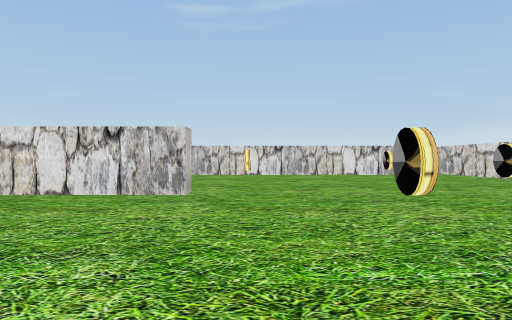
[1] (above)

12 first-person views from a walk through a scene from a Unity 3-D project. The camera is 0.51 m above the floor, looks level and sees 70° across. The floor is counted in squares, 2 m on a side. Each view is taken from the middle of a square. On the plan, view 1 faces up. The plan holds only what a view shows up to about 9 squares ahead; the rest is blank. The player character is not drawn.

[2]
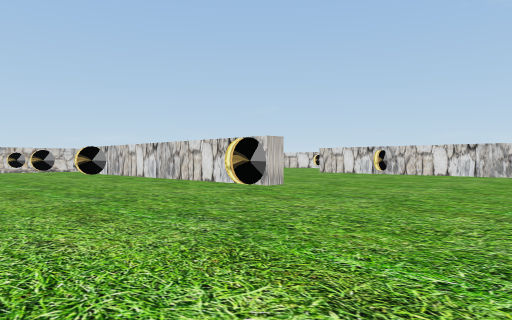

[3]
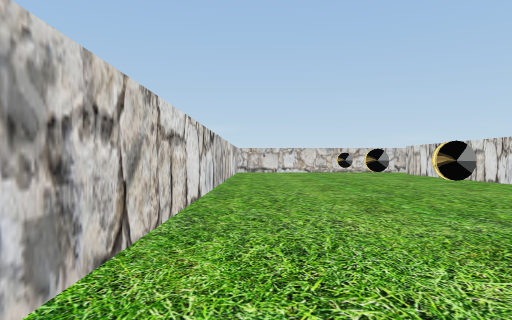

[4]
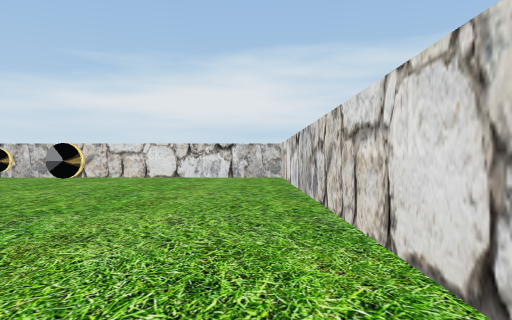

[5]
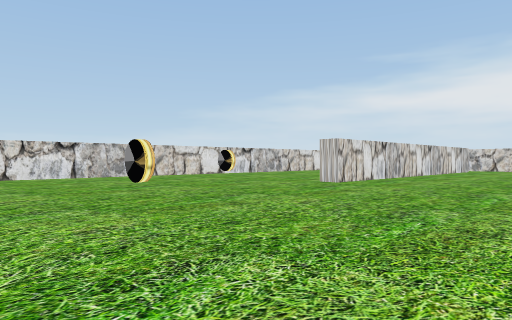

[6]
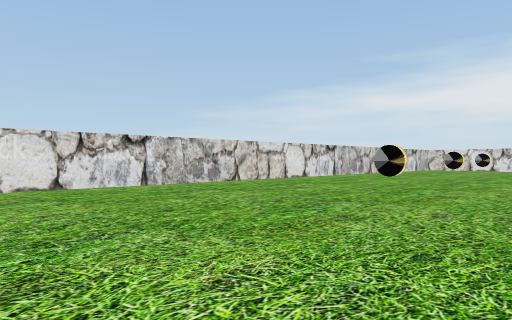

[7]
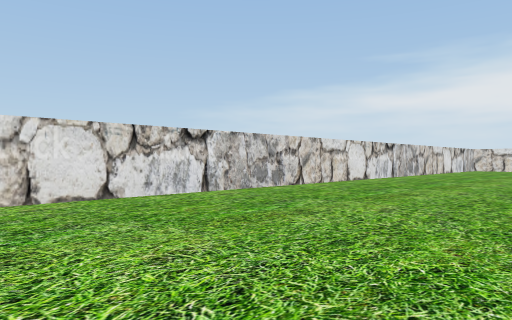

[8]
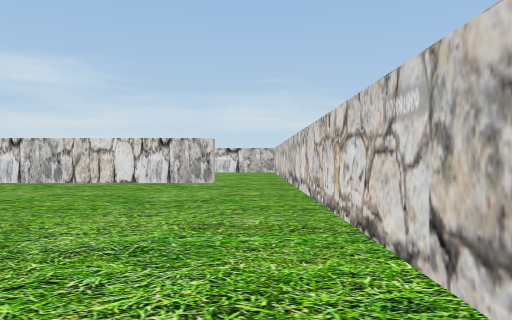

[9]
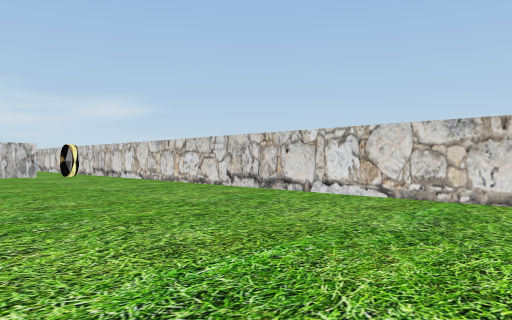

[10]
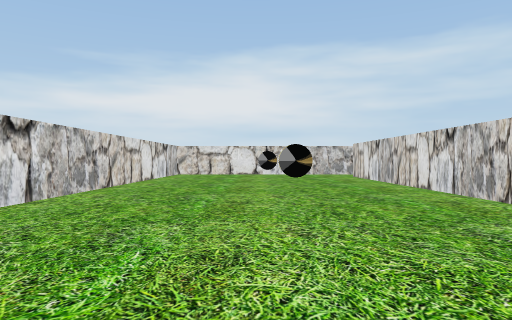

[11]
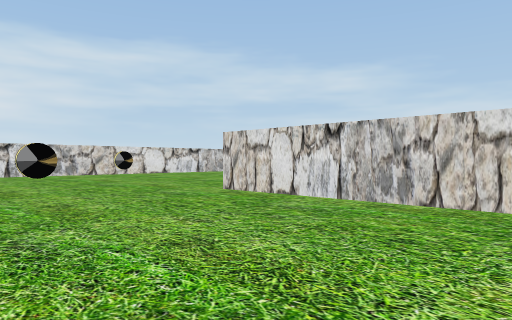

[12]
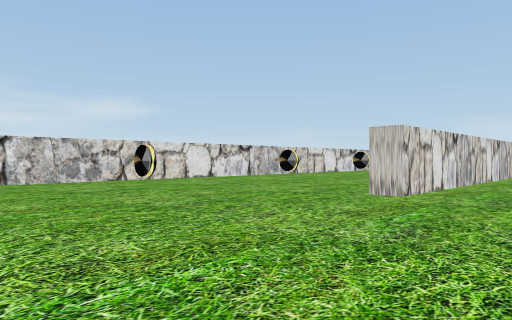

### Floor plan
Points are (right, up) in squares from view 1. A wall is a line through its corners. A room is listed if a view was taken in it or the views show most of it. See-through windows are left out.
Room 1 (views 1, 2, 3, 4, 12)
walls: (-0.5, 2.7) (-5.6, 2.7); (-6.4, 2.6) (-6.4, -0.4) (3.4, -0.4) (3.4, 5.5); (2.6, 6.3) (-0.6, 6.3)
ways out: opening at (-6, 3) to room 2; opening at (-1.5, 4.5) to room 2; opening at (3, 6) to room 2
objects: other object (-5, 1); other object (-3, 1); other object (-1, 1); other object (0, 4); other object (1, 1); other object (2, 3); other object (2, 5)
Room 2 (views 5, 6, 7, 8, 9, 10, 11)
walls: (-1, 6.5) (2.6, 6.5); (-0.6, 6.3) (-2.5, 6.3); (-6.4, 8.6) (-6.4, 2.6); (-5.6, 2.9) (-0.5, 2.9); (3.4, 5.5) (3.4, 9.4) (-5.6, 9.4)
ways out: opening at (-6, 3) to room 1; opening at (-1.5, 4.5) to room 1; opening at (3, 6) to room 1
objects: other object (-5, 6); other object (-3, 7); other object (0, 8); other object (2, 8)

Positions as (right, up) in squares from view 1, and headings:
1: (0, 0), facing up
2: (2, 0), facing up-left
3: (1, 0), facing left
4: (-2, 0), facing right
5: (-6, 4), facing up-right
6: (-6, 6), facing up-right
7: (-6, 7), facing up-right
8: (-6, 7), facing down
9: (-4, 9), facing down-left
10: (-3, 8), facing right
11: (-3, 5), facing down-right
12: (2, 4), facing down-left
